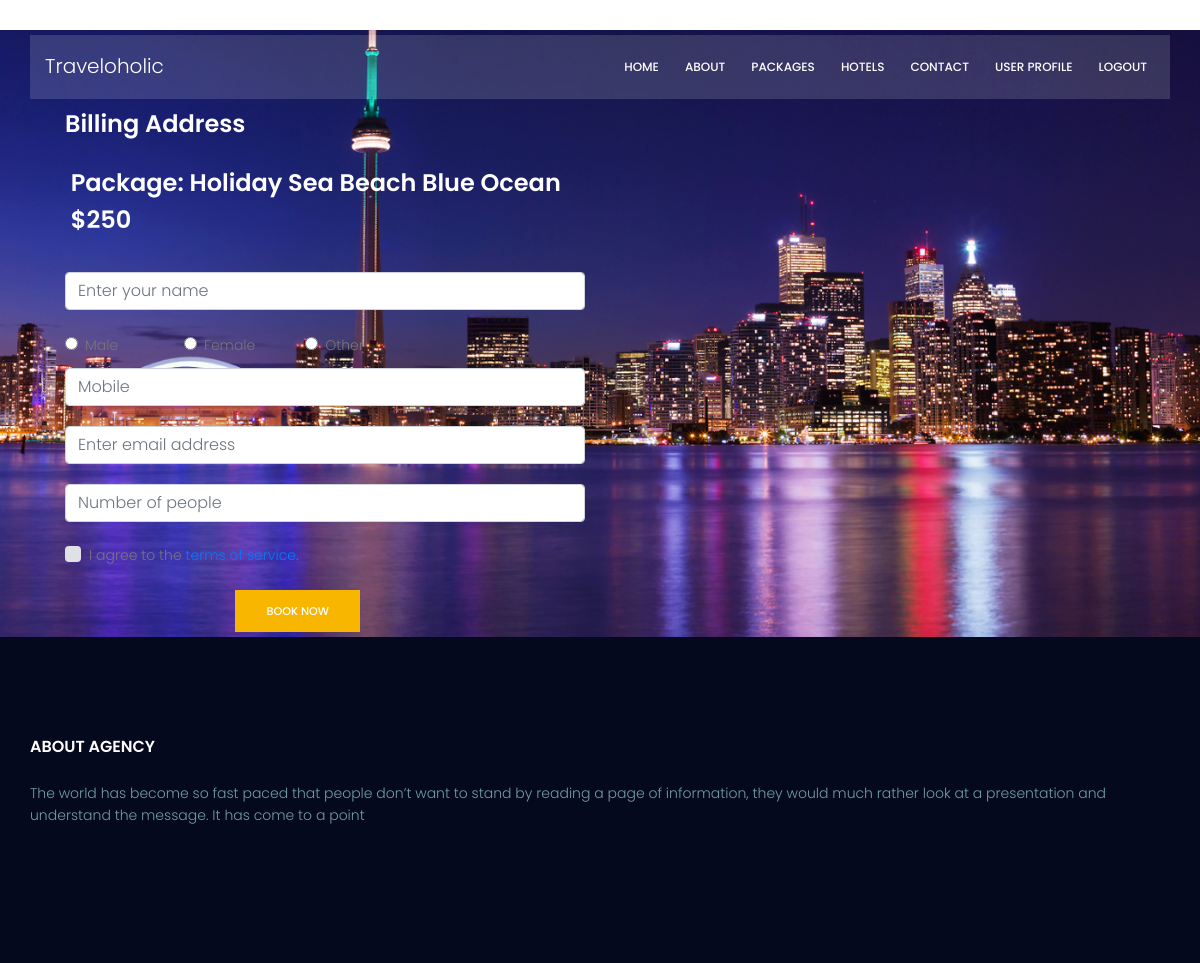
/booking/9e0fa410-8bcb-4692-8d85-6949d8c439b0, run on an earlier commit of the app's database.
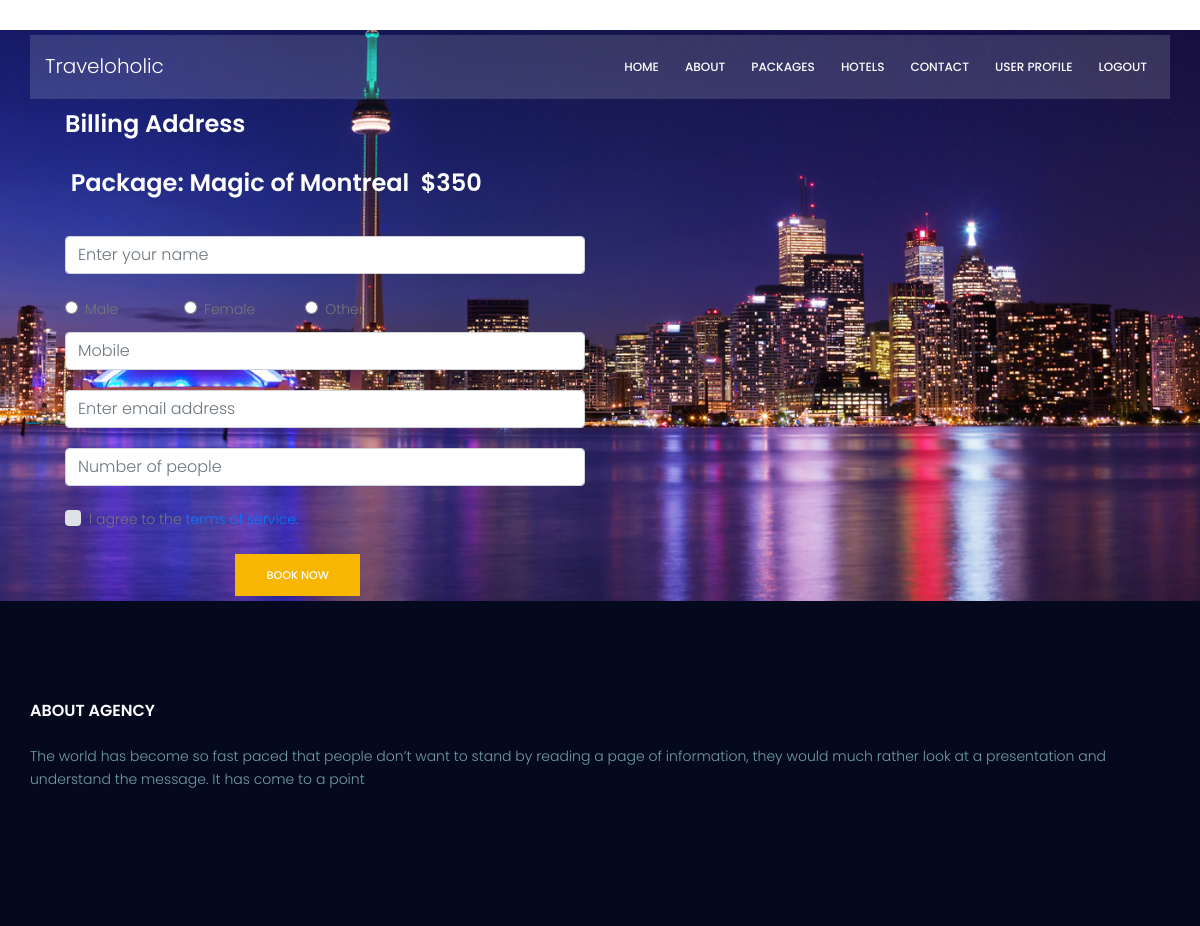
And on a later commit of the database.
### app/models.py (models this page shows, shortened)
class BaseModel(models.Model):
    uuid = models.UUIDField(default=uuid.uuid4, editable=False, primary_key=True)
    created_at = models.DateField(auto_now_add=True)
    updated_at = models.DateField(auto_now_add=True)
    class Meta:
        abstract = True

class Package(BaseModel):
    package_name = models.CharField(max_length=100, blank=True)
    package_city = models.CharField(max_length=100, blank=True)
    package_province = models.CharField(max_length=100, blank=True)
    package_duration = models.CharField(max_length=200, blank=True)
    package_airport = models.CharField(max_length=100, blank=True)
    package_price = models.IntegerField()
    description = models.TextField()
    extras = models.ManyToManyField(Extras)
    date = models.DateField(null=False)
    url = models.URLField(blank=True, null=True)

### app/views.py (the view)
# urls.py: path('booking/<pkg_id>', views.booking, name='booking'),
def booking(request, pkg_id):
    request.session['pkgID'] = pkg_id
    pkg = Package.objects.get(uuid=pkg_id)
    return render(request, "app/booking.html", {'package': pkg})

### app/templates/app/booking.html (shortened to what this page needs)
{% extends 'app/base.html' %}
	{% load static %}
{% block start %}
  <section class="form-payment" style="margin-top:30px;padding:50px; line-height:30px;">
	<div class="container">
      <form id="bookingForm" action="http://127.0.0.1:8000/confirm/{{ package.uuid }}" style="margin-top: 30px" method="POST">
          <div class="row">
          <div class="col-sm-6">
            <h3>Billing Address</h3>
              <br>
            <h3><label for="pkgname"> Package: {{ package.package_name }} </label>
            <label for="pkgprice"> ${{ package.package_price }} </label>
            </h3><br>
            <input name="name" placeholder="Enter your name" onfocus="this.placeholder = ''"
                                       onblur="this.placeholder = 'Enter your name'"
                                       class="common-input mb-20 form-control" required="" type="text">
                                <label style="margin-right: 62px;">
                                    <input type="radio" name="gender" value="male" style="margin-right: 7px;">Male
                                </label>
                                <label style="margin-right: 46px;">
                                    <input type="radio" name="gender" value="female" style="margin-right: 7px;">Female
                                </label>
                                <label style="margin-right: 46px;">
                                    <input type="radio" name="gender" value="other" style="margin-right: 7px;">Other
                                </label>
                                <input class="common-input mb-20 form-control" type="tel"
                                       pattern="[0-9]{3}-[0-9]{3}-[0-9]{4}"
                                       onfocus="this.placeholder"
                                       placeholder="Mobile" required>
                                <input name="email" placeholder="Enter email address"
                                       pattern="[A-Za-z0-9._%+-]+@[A-Za-z0-9.-]+\.[A-Za-z]{1,63}$"
                                       onfocus="this.placeholder = ''" onblur="this.placeholder = 'Enter email address'"
                                       class="common-input mb-20 form-control" required="" type="email">
                                  <input type="number" name="people" id="quantity" placeholder="Number of people" onfocus="this.placeholder = ''"
                                       onblur="this.placeholder = 'Number of people'"
                                       class="common-input mb-20 form-control" required="">
                            </div>
                            </div>
                                <div class="form-group mb-0">
                                    <div class="custom-control custom-checkbox" style="margin: 0px;">
                                        <label class="custom-control-label" for="exampleCheck1" style="margin-right: 496px;margin-top: -2px;">I agree to the <a href="#">terms of service</a>.</label>
                                    </div>
                            <div class="col-lg-12">
                                <button name="btnS" class="genric-btn primary" style="float: right;margin-top: 20px;margin-right: 760px;" type="submit">BOOK NOW</button>
                            </div>
                        </div>
      </form>
</div>
  </section>
{% endblock %}

### app/templates/app/base.html (shortened to what this page needs)
<html lang="en">
{% load static %}
<head>
    <link href="{% static 'css/animate.min.css' %}" rel="stylesheet">
    <link href="{% static 'css/linearicons.css' %}" rel="stylesheet">
    <link href="{% static 'css/font-awesome.min.css' %}" rel="stylesheet">
    <link href="{% static 'css/bootstrap.css' %}" rel="stylesheet">
    <link href="{% static 'css/magnific-popup.css' %}" rel="stylesheet">
    <link href="{% static 'css/jquery-ui.css' %}" rel="stylesheet">
    <link href="{% static 'css/nice-select.css' %}" rel="stylesheet">
    <link href="{% static 'css/owl.carousel.css' %}" rel="stylesheet">
    <link href="{% static 'css/main.css' %}" rel="stylesheet">
</head>
<body>
<head>
</head>
<body>
<header id="header">
    <div class="header-top">
        <div class="container">
            <div class="row align-items-center">
                <div>
                    <ul>
                        <li><a href="{% url 'app:package' %}">View the packages Directly</a></li>
                    </ul>
                </div>
            </div>
        </div>
    </div>
    <div class="container main-menu">
        <div class="row align-items-center justify-content-between d-flex">
            <div id="logo">
                <a href="{% url 'app:index' %}" class="text-white" style="font-size: 20px">Traveloholic </a>
            </div>
            <nav id="nav-menu-container">
                <ul class="nav-menu">
                    <li><a href="{% url 'app:index' %}">Home</a></li>
                    <li><a href="{% url 'app:about' %}">About</a></li>
                    <li><a href="{% url 'app:package' %}">Packages</a></li>
                    <li><a href="{% url 'app:hotels' %}">Hotels</a></li>
                    <li><a href="{% url 'app:contact' %}">Contact</a></li>
                    <li><a href="{% url 'app:users-profile' %}">User Profile</a></li>
                       <li><a href="{% url 'app:logout' %}">Logout</a></li>
                </ul>
            </nav>
        </div>
    </div>
</header>
</body>
{% block start %}{% endblock %}
    <footer class="footer-area section-gap">
        <div class="container">
            <div class="row">
                    <div class="single-footer-widget">
                        <h6>About Agency</h6>
                        <p>
                            The world has become so fast paced that people don’t want to stand by reading a page of
                            information, they would much rather look at a presentation and understand the message. It
                            has come to a point
                        </p>
                </div>
            </div>
        </div>
    </footer>
</body>
</html>

What changed in the data, as far as the page shows it:
changed Package: package_name "Holiday Sea Beach Blue Ocean" → "Magic of Montreal"; package_price "250" → "350"
